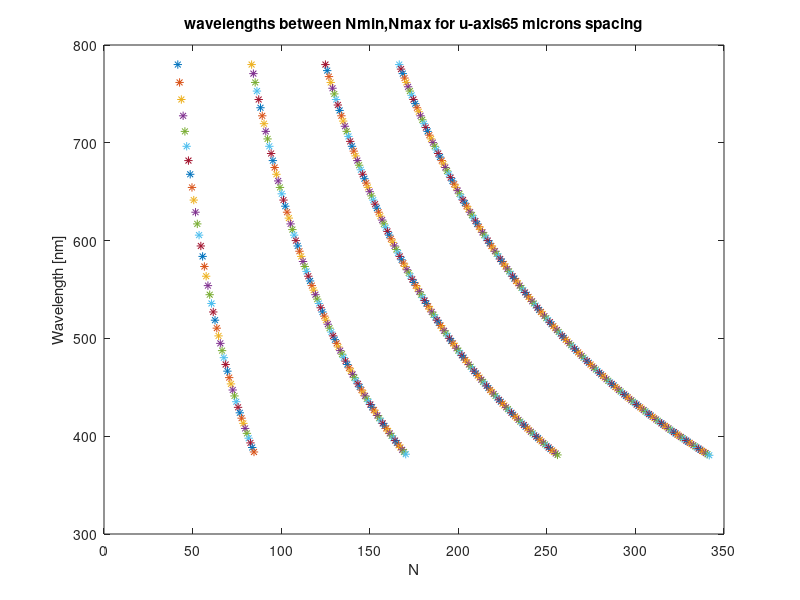

Here is the MATLAB script that generated this plot:
u = 0:0.5:2;
% in microns
dx = 65.0;
lmin = 0.38;
lmax = 0.78;
lambdas = linspace(0.38, 0.78, size(u,2));
lmins = (u.*dx)./lmax;
lmins = (u.*dx)./lmax;

%k1.x = - sin(thetaI)*cos(phiI);
%k1.y = - sin(thetaI)*sin(phiI);
%k1.z = - cos(thetaI);
%k2.x = sin(thetaR)*cos(phiR);
%k2.y = sin(thetaR)*sin(phiR);
%k2.z = cos(thetaR);

for t=1:1:size(u,2),
Nmin = (u(t)*dx)/lmax;
Nmax = (u(t)*dx)/lmin;
delta = Nmax-Nmin
for k=Nmin:1:Nmax,
if(k ~= 0)
	l = (u(t)*dx)/k;
	plot(k,l*1000, '*')
	hold on;
	end
end
end
text = strcat("wavelengths between Nmin,Nmax for u-axis ",num2str(dx)," microns spacing");
title(text)
ylabel("Wavelength [nm]")
xlabel("N")


